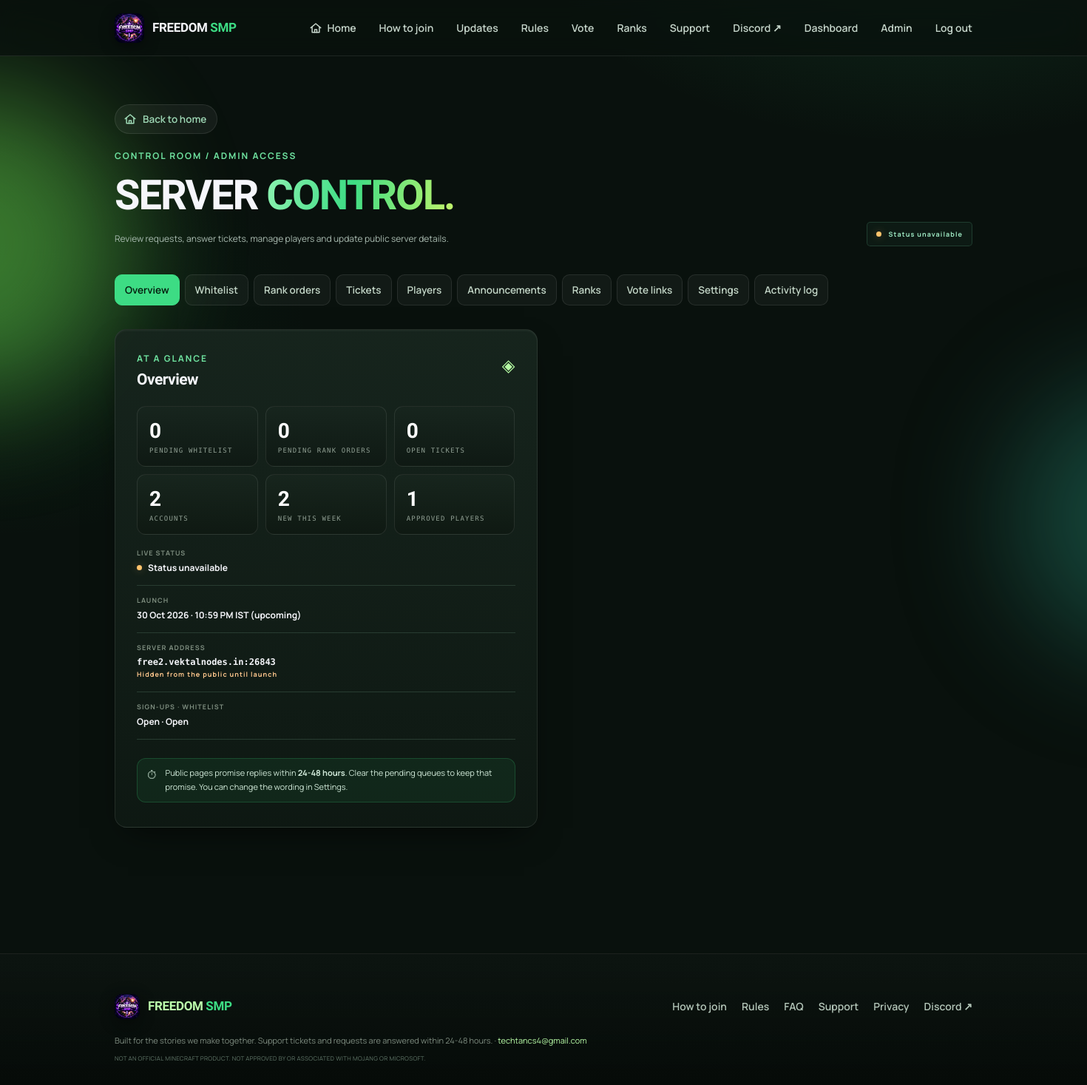
The page /admin (signed in) on the database its author committed.
### tables this page shows
CREATE TABLE settings (
      key TEXT PRIMARY KEY,
      value TEXT NOT NULL
    );

### app.py (the view)
@app.route("/admin")
@admin_required
def admin():
    q = request.args.get("q", "").strip()[:60]
    conn = db()
    stats = {
        "users": conn.execute("SELECT COUNT(*) FROM users").fetchone()[0],
        "new_week": conn.execute("SELECT COUNT(*) FROM users WHERE created_at >= ?", ((datetime.now(timezone.utc) - timedelta(days=7)).isoformat(),)).fetchone()[0],
        "pending_wl": conn.execute("SELECT COUNT(*) FROM whitelist_requests WHERE status='pending'").fetchone()[0],
        "approved_wl": conn.execute("SELECT COUNT(*) FROM whitelist_requests WHERE status='approved'").fetchone()[0],
        "pending_orders": conn.execute("SELECT COUNT(*) FROM rank_orders WHERE status='pending'").fetchone()[0],
        "open_tickets": conn.execute("SELECT COUNT(*) FROM tickets WHERE status='open'").fetchone()[0],
        "banned": conn.execute("SELECT COUNT(*) FROM users WHERE is_banned=1").fetchone()[0],
    }
    announcements = conn.execute("SELECT a.*, u.username AS author FROM announcements a LEFT JOIN users u ON a.author_id=u.id "
                                 "ORDER BY a.pinned DESC, a.id DESC").fetchall()
    requests_list = conn.execute("SELECT w.*, u.username AS account_name, u.email FROM whitelist_requests w JOIN users u ON w.user_id=u.id "
                                 "ORDER BY CASE w.status WHEN 'pending' THEN 0 ELSE 1 END, w.id DESC").fetchall()
    approved_names = [r["minecraft_name"] for r in conn.execute(
        "SELECT minecraft_name FROM (SELECT DISTINCT minecraft_name FROM whitelist_requests WHERE status='approved') AS approved_names ORDER BY LOWER(minecraft_name)")]
    if q:
        like = f"%{q}%"
        users = conn.execute("SELECT id,username,email,role,created_at,is_banned,last_login FROM users "
                             "WHERE username LIKE ? OR email LIKE ? ORDER BY id DESC LIMIT 200", (like, like)).fetchall()
    else:
        users = conn.execute("SELECT id,username,email,role,created_at,is_banned,last_login FROM users ORDER BY id DESC LIMIT 200").fetchall()
    vote_sites = conn.execute("SELECT * FROM vote_sites ORDER BY id DESC").fetchall()
    ranks = conn.execute("SELECT r.*, (SELECT COUNT(*) FROM rank_orders o WHERE o.rank_id=r.id) AS order_count FROM ranks r ORDER BY r.id DESC").fetchall()
    orders = conn.execute("SELECT o.*,u.username AS account_name,u.email,r.name AS rank_name,r.price FROM rank_orders o "
                          "JOIN users u ON u.id=o.user_id JOIN ranks r ON r.id=o.rank_id "
                          "ORDER BY CASE o.status WHEN 'pending' THEN 0 ELSE 1 END,o.id DESC").fetchall()
    tickets = conn.execute("SELECT t.*, u.username AS account_name FROM tickets t LEFT JOIN users u ON u.id=t.user_id "
                           "ORDER BY CASE t.status WHEN 'open' THEN 0 WHEN 'answered' THEN 1 ELSE 2 END, t.id DESC LIMIT 200").fetchall()
    audit = conn.execute("SELECT * FROM audit_log ORDER BY id DESC LIMIT 100").fetchall()
    return render_template("admin.html", stats=stats, announcements=announcements, requests_list=requests_list,
                           approved_names=approved_names, users=users, vote_sites=vote_sites, ranks=ranks,
                           orders=orders, tickets=tickets, audit=audit, q=q)

### app.py (called while the page is built)
def db():
    if "db" not in g:
        if DATABASE_URL:
            g.db = PostgresConnection(DATABASE_URL)
        else:
            g.db = sqlite3.connect(DATABASE)
            g.db.row_factory = sqlite3.Row
            g.db.execute("PRAGMA foreign_keys = ON")
    return g.db

def get_settings():
    if "settings" not in g:
        merged = dict(DEFAULT_SETTINGS)
        merged.update({r["key"]: r["value"] for r in db().execute("SELECT key, value FROM settings")})
        g.settings = merged
    return g.settings

def parse_dt(value):
    try:
        dt = datetime.fromisoformat((value or "").replace("Z", "+00:00"))
    except ValueError:
        return None
    return dt if dt.tzinfo else dt.replace(tzinfo=IST)

def launch_info(settings=None):
    settings = settings or get_settings()
    dt = parse_dt(settings.get("launch_at", ""))
    if not dt:
        return {"iso": "", "set": False, "prelaunch": False, "locked": False, "ts": 0,
                "date_label": "", "time_label": "", "local_input": ""}
    prelaunch = datetime.now(timezone.utc) < dt
    ist = dt.astimezone(IST)
    return {
        "iso": dt.isoformat(), "set": True, "prelaunch": prelaunch,
        "locked": prelaunch and settings.get("hide_ip_until_launch") == "1",
        "ts": int(dt.timestamp() * 1000),
        "date_label": f"{ist.day} {ist.strftime('%b %Y')}",
        "time_label": ist.strftime("%I:%M %p").lstrip("0") + " IST",
        "local_input": ist.strftime("%Y-%m-%dT%H:%M"),
    }

@app.template_filter("d")
def fmt_date(value):
    dt = parse_dt(value) if value else None
    return f"{dt.day} {dt.strftime('%b %Y')}" if dt else ""

@app.template_filter("dt")
def fmt_datetime(value):
    dt = parse_dt(value) if value else None
    return f"{dt.day} {dt.strftime('%b %Y, %H:%M')} UTC" if dt else ""

@app.template_filter("category_label")
def category_label(value):
    return dict(TICKET_CATEGORIES).get(value, value)

@app.before_request
def csrf_setup():
    if "csrf_token" not in session:
        session["csrf_token"] = secrets.token_urlsafe(32)
    if request.method == "POST":
        sent = request.form.get("csrf_token", "")
        expected = session.get("csrf_token", "")
        if not sent or not secrets.compare_digest(sent.encode("utf-8"), expected.encode("utf-8")):
            abort(400, description="Your security token expired. Go back, refresh the page and try again.")

### templates/admin.html (shortened to what this page needs)
{% extends "base.html" %}
{% block content %}
<section class="admin-section section-wrap" data-admin>
  <div class="admin-top"><div><a class="back-home" href="{{ url_for('index') }}"><svg class="ico-home" viewBox="0 0 24 24" width="18" height="18" fill="none" stroke="currentColor" stroke-width="2" stroke-linecap="round" stroke-linejoin="round" aria-hidden="true"><path d="M3 11.5 12 4l9 7.5"/><path d="M5.5 10v9.5h13V10"/><path d="M10 19.5v-5h4v5"/></svg>Back to home</a><div class="eyebrow">CONTROL ROOM / ADMIN ACCESS</div><h1>SERVER <span class="gradient-text">CONTROL.</span></h1><p class="muted">Review requests, answer tickets, manage players and update public server details.</p></div><div class="admin-badge"><span data-status-dot class="status-dot status-checking"></span> <span data-status-text>Checking…</span></div></div>
  <div class="admin-tabs" role="tablist">
    <a href="#overview" data-tab-link="overview">Overview</a>
    <a href="#whitelist" data-tab-link="whitelist">Whitelist{% if stats.pending_wl %} <b class="pill">{{ stats.pending_wl }}</b>{% endif %}</a>
    <a href="#rank-orders" data-tab-link="rank-orders">Rank orders{% if stats.pending_orders %} <b class="pill">{{ stats.pending_orders }}</b>{% endif %}</a>
    <a href="#tickets" data-tab-link="tickets">Tickets{% if stats.open_tickets %} <b class="pill">{{ stats.open_tickets }}</b>{% endif %}</a>
    <a href="#users" data-tab-link="users">Players</a>
    <a href="#announcements" data-tab-link="announcements">Announcements</a>
    <a href="#ranks" data-tab-link="ranks">Ranks</a>
    <a href="#votes" data-tab-link="votes">Vote links</a>
    <a href="#settings" data-tab-link="settings">Settings</a>
    <a href="#audit" data-tab-link="audit">Activity log</a>
  </div>
  <div class="admin-layout">
    <section class="panel" id="overview" data-tab="overview"><div class="panel-heading"><div><div class="eyebrow">AT A GLANCE</div><h2>Overview</h2></div><span class="panel-symbol">◈</span></div>
      <div class="stat-grid">
        <a class="stat-card" href="#whitelist"><b>{{ stats.pending_wl }}</b><small>PENDING WHITELIST</small></a>
        <a class="stat-card" href="#rank-orders"><b>{{ stats.pending_orders }}</b><small>PENDING RANK ORDERS</small></a>
        <a class="stat-card" href="#tickets"><b>{{ stats.open_tickets }}</b><small>OPEN TICKETS</small></a>
        <a class="stat-card" href="#users"><b>{{ stats.users }}</b><small>ACCOUNTS</small></a>
        <div class="stat-card"><b>{{ stats.new_week }}</b><small>NEW THIS WEEK</small></div>
        <div class="stat-card"><b>{{ stats.approved_wl }}</b><small>APPROVED PLAYERS</small></div>
      </div>
      <div class="info-list overview-list">
        <div><small>LIVE STATUS</small><strong><span data-status-dot class="status-dot status-checking"></span> <span data-status-text>Checking…</span></strong></div>
        <div><small>LAUNCH</small><strong>{% if launch.set %}{{ launch.date_label }} · {{ launch.time_label }} {{ '(upcoming)' if launch.prelaunch else '(live)' }}{% else %}Not set{% endif %}</strong></div>
        <div><small>SERVER ADDRESS</small><strong class="mono">{{ site_settings.server_ip }}</strong>{% if launch.locked %}<small class="warn-text">Hidden from the public until launch</small>{% endif %}</div>
        <div><small>SIGN-UPS · WHITELIST</small><strong>{{ 'Open' if site_settings.registrations_open == '1' else 'Closed' }} · {{ 'Open' if site_settings.whitelist_open == '1' else 'Closed' }}</strong></div>
      </div>
      <div class="notice notice-small"><span>⏱</span><p>Public pages promise replies within <strong>{{ response_time }}</strong>. Clear the pending queues to keep that promise. You can change the wording in Settings.</p></div>
    </section>
  </div>
</section>
{% endblock %}

### templates/base.html (shortened to what this page needs)
<!doctype html>
<html lang="en">
<head>
  <link rel="stylesheet" href="{{ url_for('static', filename='style.css') }}?v={{ asset_v }}">
  <link rel="stylesheet" href="{{ url_for('static', filename='extra.css') }}?v={{ asset_v }}">
  <link rel="stylesheet" href="{{ url_for('static', filename='mc.css') }}?v={{ asset_v }}">
</head>
<body>
  <div class="ambient ambient-a"></div><div class="ambient ambient-b"></div>
  <header class="site-header">
    <a class="brand" href="{{ url_for('index') }}" aria-label="FREEDOM SMP home">
      <img class="brand-logo" src="{{ url_for('static', filename='freedom-logo.png') }}" alt="" width="40" height="40">
      <span class="brand-text">FREEDOM<span>SMP</span></span>
    </a>
    <nav class="nav-links" id="main-nav" aria-label="Main">
      <a class="nav-home" href="{{ url_for('index') }}"><svg class="ico-home" viewBox="0 0 24 24" width="18" height="18" fill="none" stroke="currentColor" stroke-width="2" stroke-linecap="round" stroke-linejoin="round" aria-hidden="true"><path d="M3 11.5 12 4l9 7.5"/><path d="M5.5 10v9.5h13V10"/><path d="M10 19.5v-5h4v5"/></svg>Home</a>
      <a href="{{ url_for('join') }}">How to join</a>
      <a href="{{ url_for('index') }}#updates">Updates</a>
      <a href="{{ url_for('rules') }}">Rules</a>
      <a href="{{ url_for('index') }}#vote">Vote</a>
      <a href="{{ url_for('index') }}#ranks">Ranks</a>
      <a href="{{ url_for('support') }}">Support</a>
      {% if discord_url %}<a href="{{ discord_url }}" target="_blank" rel="noopener noreferrer">Discord ↗</a>{% endif %}
      {% if current_user %}
        <a href="{{ url_for('dashboard') }}">Dashboard</a>
        {% if current_user.role == 'admin' %}<a href="{{ url_for('admin') }}">Admin</a>{% endif %}
        <form method="post" action="{{ url_for('logout') }}" class="nav-logout"><input type="hidden" name="csrf_token" value="{{ csrf_token }}"><button class="nav-button" type="submit">Log out</button></form>
      {% else %}
        <a href="{{ url_for('login') }}">Log in</a>
        <a class="nav-cta" href="{{ url_for('register') }}">Join the SMP <span>↗</span></a>
      {% endif %}
    </nav>
  </header>
  <main id="main">
    {% block content %}{% endblock %}
  </main>
  <footer class="site-footer site-footer-rich">
    <div class="footer-top">
      <a class="brand footer-brand" href="{{ url_for('index') }}"><img class="brand-logo" src="{{ url_for('static', filename='freedom-logo.png') }}" alt="" width="30" height="30"><span class="brand-text">FREEDOM<span>SMP</span></span></a>
      <nav class="footer-links" aria-label="Footer">
        <a href="{{ url_for('join') }}">How to join</a><a href="{{ url_for('rules') }}">Rules</a><a href="{{ url_for('faq') }}">FAQ</a><a href="{{ url_for('support') }}">Support</a><a href="{{ url_for('privacy') }}">Privacy</a>
        {% if discord_url %}<a href="{{ discord_url }}" target="_blank" rel="noopener noreferrer">Discord ↗</a>{% endif %}
      </nav>
    </div>
    <p class="footer-note">Built for the stories we make together. Support tickets and requests are answered within {{ response_time }}.{% if support_email %} · <a href="mailto:{{ support_email }}">{{ support_email }}</a>{% endif %}</p>
    <span class="footer-copy">NOT AN OFFICIAL MINECRAFT PRODUCT. NOT APPROVED BY OR ASSOCIATED WITH MOJANG OR MICROSOFT.</span>
  </footer>
</body>
</html>

### static/extra.css (style rules this page uses)
.warn-text { color:#ffc88e!important }
.notice { display:flex;gap:12px;align-items:flex-start;padding:14px 16px;border:1px solid #3c5f36;background:#172814;border-radius:8px;color:#d8f4d1;font-size:12px;line-height:1.7;margin:16px 0 }
.notice>span { font-size:16px;line-height:1.4 }
.notice p { margin:0 }
.notice-small { padding:10px 13px;font-size:11px;margin:4px 0 }
.status-dot.status-unknown { background:#ffc36c;box-shadow:0 0 12px #ffc36c55 }
.site-footer-rich { display:block!important;padding:34px 0 30px;border-top:1px solid #203128;margin-top:30px }
.site-footer-rich .footer-top { display:flex;justify-content:space-between;align-items:center;gap:20px;flex-wrap:wrap }
.footer-links { display:flex;gap:6px 20px;flex-wrap:wrap;font-size:12px;color:#a1afa3 }
.footer-note { color:#869588;font-size:11.5px;margin:20px 0 8px }
.footer-note a { color:#b9fda8 }
.site-footer-rich .footer-copy { display:block;font-size:8px;line-height:1.7 }
.admin-tabs a.is-active { color:#fff;border-color:#a3f78e;background:#1d3719 }
.js-tabs [data-tab] { display:none }
.js-tabs [data-tab].is-active { display:block }
.stat-grid { display:grid;grid-template-columns:repeat(3,1fr);gap:10px;margin-bottom:18px }
.stat-card { display:block;border:1px solid #2c4136;background:#111c16;border-radius:8px;padding:16px }
.stat-card b { display:block;font:500 28px var(--mono);letter-spacing:-1px }
.stat-card small { display:block;margin-top:5px;font:9px var(--mono);letter-spacing:1.2px;color:#909f93 }
.overview-list { margin-top:10px }

### rows shown on the page
settings: date_label "30 Oct 2026"
settings: server_ip "free2.vektalnodes.in:26843"
settings: value "24-48 hours"
settings: value "techtancs4@gmail.com"

### other values the page prints
{{ stats.pending_wl }} "0"
{{ stats.pending_orders }} "0"
{{ stats.open_tickets }} "0"
{{ stats.users }} "2"
{{ stats.new_week }} "2"
{{ stats.approved_wl }} "1"
{{ launch.time_label }} "10:59 PM IST"
{{ '(upcoming)' if launch.prelaunch else '(live)' }} "(upcoming)"
{{ 'Open' if site_settings.registrations_open == '1' else 'Closed' }} "Open"
{{ 'Open' if site_settings.whitelist_open == '1' else 'Closed' }} "Open"
